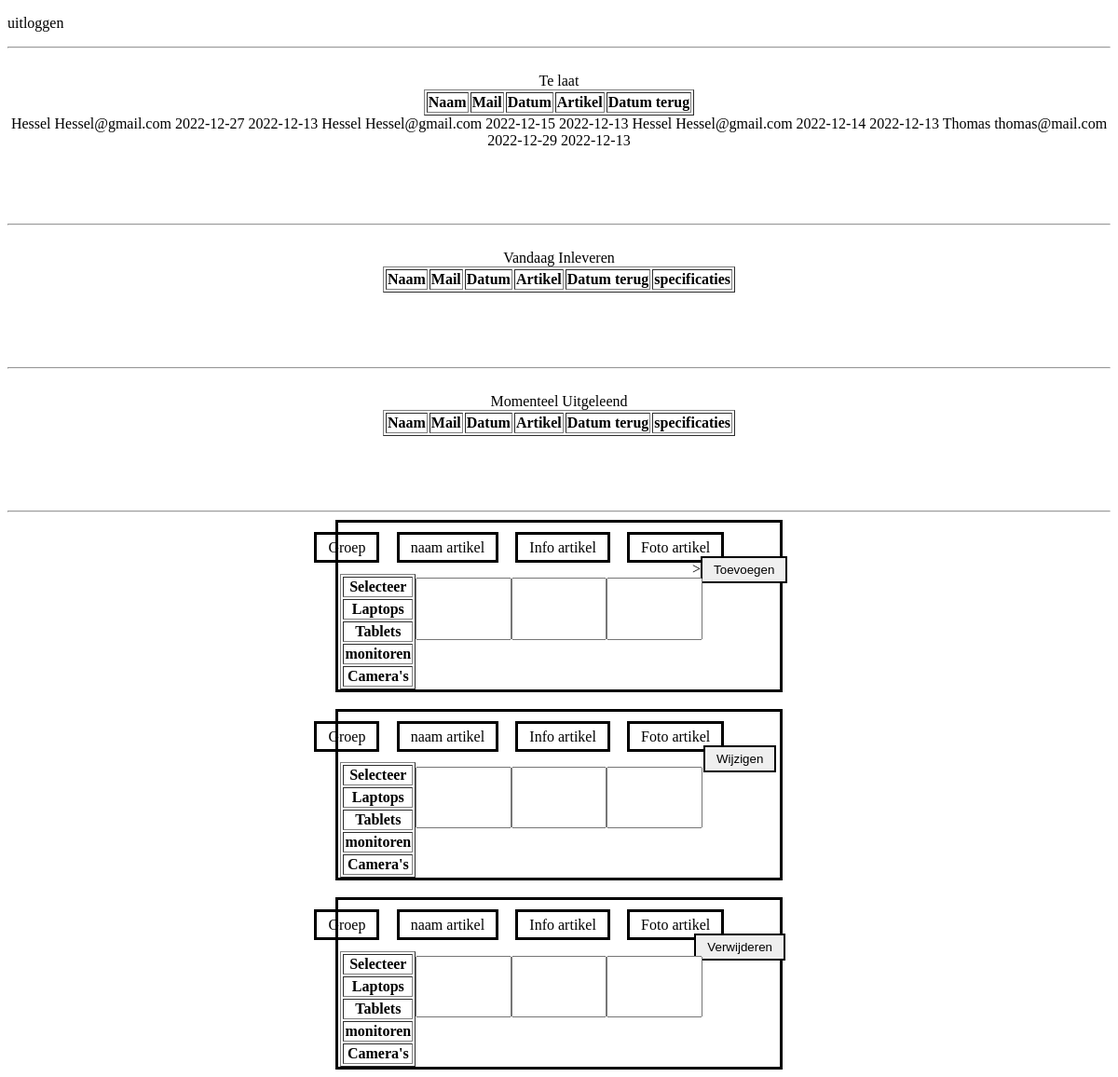
Page /paneel/index.php on the committed database.
### tables this page shows
CREATE TABLE IF NOT EXISTS `artikeluit` (
  `id` int(11) NOT NULL AUTO_INCREMENT,
  `barcode` int(11) NOT NULL,
  `naam` varchar(255) NOT NULL DEFAULT '',
  `mail` varchar(255) NOT NULL DEFAULT '',
  `datumuit` varchar(255) NOT NULL DEFAULT '',
  `datumin` varchar(255) NOT NULL DEFAULT '',
  `uitgedoor` varchar(255) NOT NULL DEFAULT '',
  PRIMARY KEY (`id`)
);

### paneel/index.php (the view, shortened to what this page needs)
<?php
require $_SERVER['DOCUMENT_ROOT'] . '/config.php';
$artuit = $con->query("SELECT * FROM artikeluit");
?>
<!DOCTYPE html>
<html lang="nl">
<head>
	<link rel="stylesheet" href="/css/paneel.css">
</head>
<body>
	<p class="grote">uitloggen</p>
	<hr>
	<center>
		<div class="grote">
			<table border='1'>
				<caption>Te laat</caption> </BR>
				<thead>
					<tr>
						<th>Naam</th>
						<th>Mail</th>
						<th>Datum</th>
						<th>Artikel</th>
						<th>Datum terug</th>
					</tr>
				</thead>
			</table>
		</div>
		<?php
		while ($row = $artuit->fetch_assoc()) {
		?>
			<tr>
				<td><?php echo $row["naam"]; ?></td>
				<td><?php echo $row["mail"]; ?></td>
				<td><?php echo $row["datumin"]; ?></td>
				<td><?php echo $row["datumuit"]; ?></td>
			</tr>
		<?php
		}
		?>
	</center> <br><br><br><br>
	<hr>
	<center>
		<div class="grote">
			<table border='1'>
				<caption>Vandaag Inleveren</caption> </BR>
				<thead>
					<tr>
						<th>Naam</th>
						<th>Mail</th>
						<th>Datum</th>
						<th>Artikel</th>
						<th>Datum terug</th>
						<th>specificaties</th>
					</tr>
				</thead>
			</table>
		</div>
	</center> <br><br><br><br>
	<hr>
	<center>
		<div class="grote">
			<table border='1'>
				<caption>Momenteel Uitgeleend</caption> </BR>
				<thead>
					<tr>
						<th>Naam</th>
						<th>Mail</th>
						<th>Datum</th>
						<th>Artikel</th>
						<th>Datum terug</th>
						<th>specificaties</th>
					</tr>
				</thead>
			</table>
		</div>
	</center> <br><br><br><br>
	<hr>
	<center>
		<form action="post">
			<div class="bord">
				<br>
				<div>
					<a class="boxol">Groep</a>
					<a class="box">naam artikel</a>
					<a class="box">Info artikel</a>
					<a class="box">Foto artikel</a>
					<br>><button class="boxton">Toevoegen</button>
				</div>
				<br>
				<table class="tabl" border='1'>
					<tr>
						<th>Selecteer</th>
					</tr>
					<tr>
						<th>Laptops</th>
					</tr>
					<tr>
						<th>Tablets</th>
					</tr>
					<tr>
						<th>monitoren</th>
					</tr>
					<tr>
						<th>Camera's</th>
					</tr>
					<input class="txt" type="text">
					<input class="txt" type="text">
					<input class="txt" type="text">
				</table>
			</div>
	</center>
	<br>
	<center>
			<div class="bord">
				<br>
				<div>
					<a class="boxol">Groep</a>
					<a class="box">naam artikel</a>
					<a class="box">Info artikel</a>
					<a class="box">Foto artikel</a>
					<br><button class="boxton">Wijzigen</button>
				</div>
				<br>
				<table class="tabl" border='1'>
					<tr>
						<th>Selecteer</th>
					</tr>
					<tr>
						<th>Laptops</th>
					</tr>
					<tr>
						<th>Tablets</th>
					</tr>
					<tr>
						<th>monitoren</th>
					</tr>
					<tr>
						<th>Camera's</th>
					</tr>
					<input class="txt" type="text">
					<input class="txt" type="Text">
					<input class="txt" type="text">
				</table>
			</div>
	</center>
	<br>
	<center>
		<div class="bord">
			<br>
			<div>
				<a class="boxol">Groep</a>
				<a class="box">naam artikel</a>
				<a class="box">Info artikel</a>
				<a class="box">Foto artikel</a>
				<br><button class="boxton">Verwijderen</button>
			</div>
			<br>
			<table class="tabl" border='1'>
				<tr>
					<th>Selecteer</th>
				</tr>
				<tr>
					<th>Laptops</th>
				</tr>
				<tr>
					<th>Tablets</th>
				</tr>
				<tr>
					<th>monitoren</th>
				</tr>
				<tr>
					<th>Camera's</th>
				</tr>
				<input class="txt" type="text">
				<input class="txt" type="Text">
				<input class="txt" type="text">
			</table>
		</div>
	</center>
</body>
</html>

### css/paneel.css (style rules this page uses)
.box { border-style: solid; font-size: auto; padding: 5px; padding-left: 12px; padding-right: 12px; margin-right: 3%; }
.bord { border-style: solid; height: 25%; width: 40%; }
.boxton { border-style: solid; font-size: auto; padding: 5px; padding-left: 12px; padding-right: 12px; margin-right: -82%; }
.boxol { border-style: solid; font-size: auto; padding: 5px; padding-left: 12px; padding-right: 12px; margin-left: -15%; margin-right: 3%; }
.tabl { margin-left: -82%; margin-top: -15% }
.txt { padding-top: 5%; padding-bottom: 5%; width: 20%; margin-top: -15%; }

### rows in the picture
artikeluit: naam "Hessel", mail "Hessel@gmail.com", datumin "2022-12-27", datumuit "2022-12-13"
artikeluit: naam "Hessel", mail "Hessel@gmail.com", datumin "2022-12-15", datumuit "2022-12-13"
artikeluit: naam "Hessel", mail "Hessel@gmail.com", datumin "2022-12-14", datumuit "2022-12-13"
artikeluit: naam "Thomas", mail "thomas@mail.com", datumin "2022-12-29", datumuit "2022-12-13"
